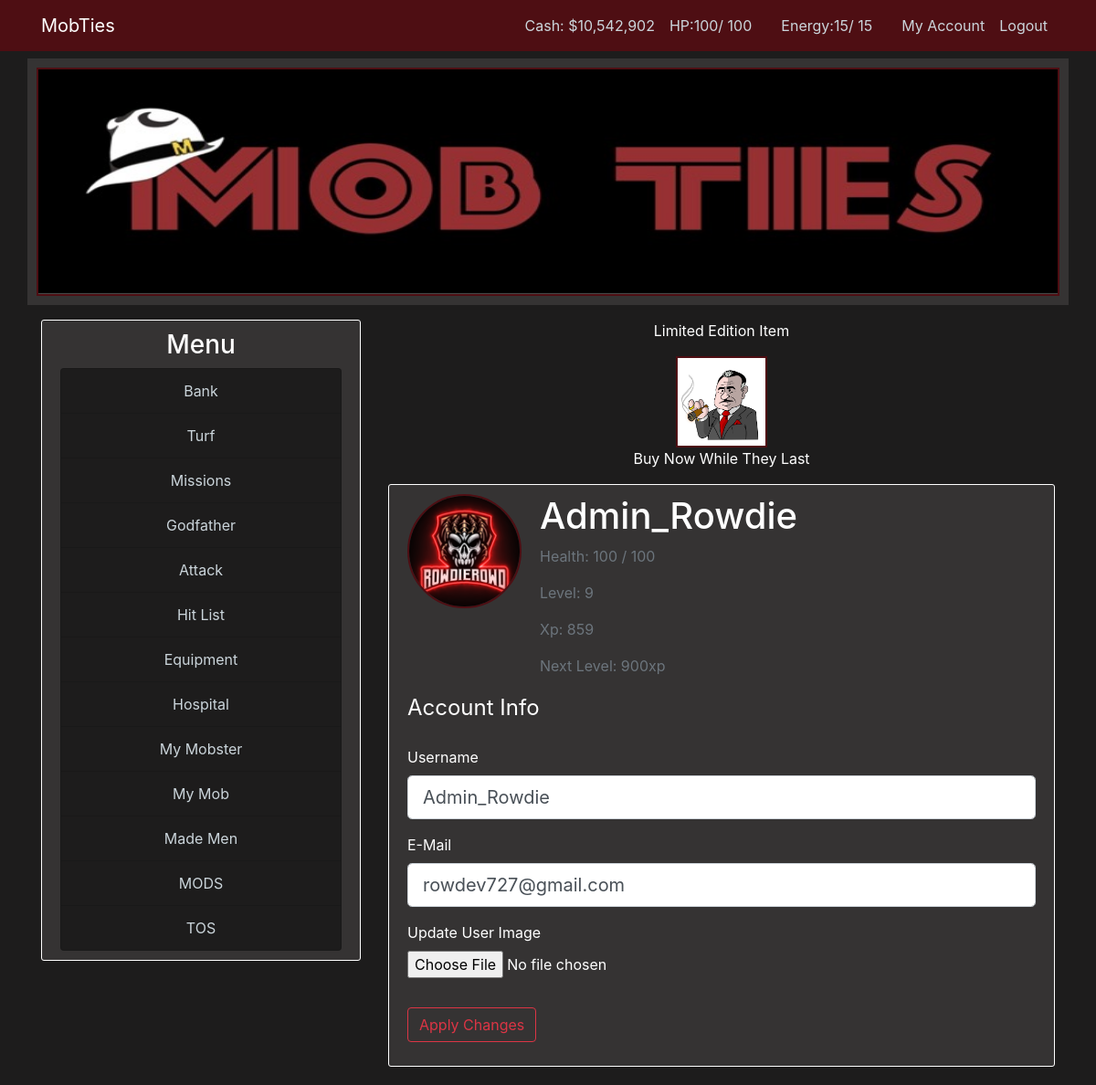
Page /account (signed in) on the committed database.
### mobster/models.py (models this page shows, shortened)
class User(db.Model, UserMixin):
    id = db.Column(db.Integer, primary_key=True)
    username = db.Column(db.String(22), unique=True, nullable=False)
    email = db.Column(db.String(120), unique=True, nullable=False)
    image_file = db.Column(db.String(20), nullable=False, default='default.jpg')
    password = db.Column(db.String(60), nullable=False)
    cash_on_hand = db.Column(db.Integer, default=0)
    cash_in_bank = db.Column(db.Integer, default=0)
    posts = db.relationship('Post', backref='author', lazy=True)
    items = db.relationship('User_Items', lazy=True)
    turf = db.relationship('User_Turf', lazy=True)
    stats = db.relationship('User_Stats', uselist=False)

class User_Stats(db.Model):
    id = db.Column(db.Integer, primary_key=True)
    user_level = db.Column(db.Integer, nullable=False, default=1)
    user_current_health = db.Column(db.Integer, default=100)
    user_max_health = db.Column(db.Integer, default=100)
    user_in_icu = db.Column(db.Boolean, default=False)
    user_health_thread_running = db.Column(db.Boolean, default=False)
    user_current_energy = db.Column(db.Integer, default=10)
    user_max_energy = db.Column(db.Integer, default=10)
    user_energy_thread_running = db.Column(db.Boolean, default=False)
    user_current_stamina = db.Column(db.Integer, default=10)
    user_max_stamina = db.Column(db.Integer, default=10)
    user_stamina_thread_running = db.Column(db.Boolean, default=False)
    user_experience = db.Column(db.Integer, nullable=False, default=0)
    user_total_income = db.Column(db.Integer, default=0)
    user_current_mission_id = db.Column(db.Integer, default=1)
    user_current_mission_stage = db.Column(db.Integer, default=1)
    user_total_missions_complete = db.Column(db.Integer, default=0)
    user_on_hitlist = db.Column(db.Boolean, default=False)
    user_current_bounty = db.Column(db.Integer, default=0)
    user_total_bounty_collected = db.Column(db.Integer, default=0)
    experience_to_level_up = db.Column(db.Integer, nullable=False, default=100)
    user_id = db.Column(db.Integer, db.ForeignKey('user.id'), nullable=False)

### mobster/routes.py (the view)
@app.route("/account", methods=['GET', 'POST'])
@login_required
def account():
    form = UpdateAccountForm()
    if form.validate_on_submit():
        if form.user_img.data:
            img_file = save_user_img(form.user_img.data)
            current_user.image_file = img_file
        current_user.username = form.username.data
        current_user.email = form.email.data
        db.session.commit()
        flash('Your account info has been updated!', 'danger')
        return redirect(url_for('account'))
    elif request.method == 'GET':
        form.username.data = current_user.username
        form.email.data = current_user.email
    image_file = url_for('static', filename=f'images/{current_user.image_file}')
    return render_template('account.html', title='Account', image_file=image_file, form=form)

### mobster/forms.py (shortened to what this page needs)
class UpdateAccountForm(FlaskForm):
    username = StringField('Username', validators=[DataRequired(), Length(min=3, max=22)])
    email = StringField('E-Mail', validators=[DataRequired(), Email()])
    user_img = FileField('Update User Image', validators=[FileAllowed(['jpg', 'JPG', 'jpeg', 'JPEG', 'png', 'bmp', 'heic'])])
    submit = SubmitField('Apply Changes')

### mobster/models.py (called while the page is built)
@login_manager.user_loader
def load_user(user_id):
    return User.query.get(int(user_id))

### mobster/templates/account.html (shortened to what this page needs)
{% extends "layout.html" %}
{% block body %}
    <div class="content-section">
        <div class="media">
            <img src="{{ image_file }}" alt="Account_Img" class="rounded-circle account-img">
            <div class="media-body">
                <h6 class="account-heading">{{ current_user.username }}</h6>
                <p class="text-secondary">Health: {{ current_user.stats.user_current_health }} / {{ current_user.stats.user_max_health }}</p>
                <p class="text-secondary">Level: {{ current_user.stats.user_level }}</p>
                <p class="text-secondary">Xp: {{ current_user.stats.user_experience }}</p>
                <p class="text-secondary">Next Level: {{ current_user.stats.experience_to_level_up }}xp</p>
            </div>
        </div>
        <form method="POST" action="" enctype="multipart/form-data">
            <fieldset class="form-group">
                <legend class="mb-4">Account Info</legend>
                <div class="form-group">
                    {{ form.username.label(class="form-control-label") }}
                    {% if form.username.errors %}
                        {{ form.username(class="form-control form-control-lg is-invalid") }}
                        <div class="invalid-feedback">
                            {% for error in form.username.errors %}
                                <span>{{ error }}</span>
                            {% endfor %}
                        </div>
                    {% else %}
                        {{ form.username(class="form-control form-control-lg") }}
                    {% endif %}
                </div>
                <div class="form-group">
                    {{ form.email.label(class="form-control-label") }}
                    {% if form.email.errors %}
                        {{ form.email(class="form-control form-control-lg is-invalid") }}
                        <div class="invalid-feedback">
                            {% for error in form.email.errors %}
                                <span>{{ error }}</span>
                            {% endfor %}
                        </div>
                    {% else %}
                        {{ form.email(class="form-control form-control-lg") }}
                    {% endif %}
                    </div>
                    <div class="form-group">
                        {{ form.user_img.label() }}
                        {{ form.user_img(class="form-control-file") }}
                    </div>
            </fieldset>
            <div class="form-group">
                {{ form.submit(class="btn btn-outline-danger")}}
            </div>
        </form>
    </div>
{% endblock body%}

### mobster/templates/layout.html (shortened to what this page needs)
<!DOCTYPE html>
<html>
	<head>
        <link rel="stylesheet" href="https://stackpath.bootstrapcdn.com/bootstrap/4.3.1/css/bootstrap.min.css">
		<link rel="stylesheet" type="text/css" href="{{ url_for('static', filename='main.css') }}">
	</head>
	<body>
        <header class="site-header">
            <nav class="navbar navbar-expand-md navbar-dark bg-dark-red fixed-top">
                <div class="container">
                    <a class="navbar-brand mr-4" href="/">MobTies</a>
                    <div class="collapse navbar-collapse" id="navbarToggle">
                        <div class="navbar-nav">
                            {% if current_user.is_authenticated %}
                            <a class="nav-item nav-link" href="#"><span hidden id="id">{{current_user.id}}</span></a>
                            <a class="nav-item nav-link" href="#"><span hidden id="username">{{current_user.username}}</span></a>
                                <a class="nav-item nav-link" href="{{ url_for('bank') }}">Cash: ${{ '{:,}'.format(current_user.cash_on_hand) }}</a>
                                <a class="nav-item nav-link" href="{{ url_for('hospital') }}">
                                    HP:<span id="current_health">{{ current_user.stats.user_current_health }}</span>/
                                    <span id="max_health">{{ current_user.stats.user_max_health }}</span></a>
                                <a class="nav-item nav-link" href="#"><span hidden id="health_clock">0</span></a>
                                <a class="nav-item nav-link" href="{{ url_for('hospital') }}">
                                    Energy:<span id="current_energy">{{ current_user.stats.user_current_energy }}</span>/
                                    <span id="max_energy">{{ current_user.stats.user_max_energy }}</span></a>
                                <a class="nav-item nav-link" href="#"><span hidden id="energy_clock">0</span></a>
                                <a class="nav-item nav-link" href="{{ url_for('account') }}">My Account</a>
                                <a class="nav-item nav-link" href="{{ url_for('logout') }}">Logout</a>
                            {% else %}
                                <a class="nav-item nav-link" href="{{ url_for('login') }}">Login</a>
                                <a class="nav-item nav-link" href="{{ url_for('register') }}">Register</a>
                            {% endif %}
                        </div>
                    </div>
                </div>
            </nav>
            <div class="container header-container header-img">
                <img src="{{url_for('static' ,filename='images/banner3.jpg')}}" width="100%" height="250px">
            </div>
        </header>
        <main role="main" class="container main-container">
            <div class="row">
                <div class="col-md-4">
                    <div class="content-section">
                        <h3 class='menu-text centered'>Menu</h3>
                        <ul class="list-group">
                            <li class="list-group-item list-group-item-dark centered sidebar-item"><a href="{{ url_for('bank') }}">Bank</a></li>
                            <li class="list-group-item list-group-item-dark centered sidebar-item"><a href="{{ url_for('turf') }}">Turf</a></li>
                            <li class="list-group-item list-group-item-dark centered sidebar-item"><a href="{{ url_for('missions') }}">Missions</a></li>
                            <li class="list-group-item list-group-item-dark centered sidebar-item"><a href="{{ url_for('godfather') }}">Godfather</a></li>
                            <li class="list-group-item list-group-item-dark centered sidebar-item"><a href="{{ url_for('attack') }}">Attack</a></li>
                            <li class="list-group-item list-group-item-dark centered sidebar-item"><a href="{{ url_for('hitlist') }}">Hit List</a></li>
                            <li class="list-group-item list-group-item-dark centered sidebar-item"><a href="{{ url_for('equipment') }}">Equipment</a></li>
                            <li class="list-group-item list-group-item-dark centered sidebar-item"><a href="{{ url_for('hospital') }}">Hospital</a></li>
                            <li class="list-group-item list-group-item-dark centered sidebar-item"><a href="{{ url_for('my_mobster', id=current_user.id) }}">My Mobster</a></li>
                            <li class="list-group-item list-group-item-dark centered sidebar-item"><a href="{{ url_for('my_mob') }}">My Mob</a></li>
                            <li class="list-group-item list-group-item-dark centered sidebar-item"><a href="{{ url_for('made_men') }}">Made Men</a></li>
                            <li class="list-group-item list-group-item-dark centered sidebar-item"><a href="{{ url_for('mods') }}">MODS</a></li>
                            <li class="list-group-item list-group-item-dark centered sidebar-item"><a href="{{ url_for('tos') }}">TOS</a></li>
                        </ul>
                    </div>
                </div>
                <div class="col-md-8">
                    <div class="header centered">
                        <p>Limited Edition Item</p>
                        <img src="{{url_for('static', filename='images/godfather.jpg')}}" width="100" height="100">
                        <p>Buy Now While They Last</p>
                    </div>
                    {% block body %}{% endblock %}
                </div>
	</body>
</html>

### mobster/static/main.css (style rules this page uses)
body { background: #1d1c1c; color: #ffffff; margin-top: 4rem; }
h1, h2, h3, h4, h5 { color: #444444; }
.bg-dark-red { background-color: #4e0e13; }
.centered { text-align: center; }
.menu-text { color: #ffffff; }
.sidebar-item { background-color: #1d1c1c; }
.site-header .navbar-nav .nav-link, .sidebar-item a { color: #cbd5db; }
.content-section { background: #353333; padding: 10px 20px; border: 1px solid #FFFFFF; border-radius: 3px; margin-bottom: 20px; }
.account-img { height: 125px; width: 125px; margin-right: 20px; margin-bottom: 16px; }
.account-heading { font-size: 2.5rem; }
h3 { color: #4e0e13; }
.header-img { background: #353333; padding: 10px 10px; text-align: center; width: 100%; }
.header-container { margin-bottom: 1rem; }
img { border: 2px solid #4e0e13 }

### rows in the picture
User: cash_on_hand "10,542,902", username "Admin_Rowdie", email "rowdev727@gmail.com"
User_Stats: stats.user_current_health "100", stats.user_max_health "100", stats.user_current_energy "15", stats.user_max_energy "15", stats.user_level "9", stats.user_experience "859", stats.experience_to_level_up "900"
